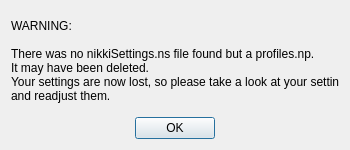
<?xml version="1.0" encoding="UTF-8"?>
<ui version="4.0">
 <class>SettingsWereErasedDialog</class>
 <widget class="QDialog" name="SettingsWereErasedDialog">
  <property name="geometry">
   <rect>
    <x>0</x>
    <y>0</y>
    <width>350</width>
    <height>150</height>
   </rect>
  </property>
  <property name="sizePolicy">
   <sizepolicy hsizetype="Fixed" vsizetype="Fixed">
    <horstretch>0</horstretch>
    <verstretch>0</verstretch>
   </sizepolicy>
  </property>
  <property name="minimumSize">
   <size>
    <width>350</width>
    <height>150</height>
   </size>
  </property>
  <property name="maximumSize">
   <size>
    <width>350</width>
    <height>150</height>
   </size>
  </property>
  <property name="windowTitle">
   <string>Warning</string>
  </property>
  <layout class="QVBoxLayout" name="verticalLayout_2">
   <item>
    <layout class="QVBoxLayout" name="verticalLayout">
     <item>
      <widget class="QLabel" name="label">
       <property name="text">
        <string>WARNING:

There was no nikkiSettings.ns file found but a profiles.np.
It may have been deleted.
Your settings are now lost, so please take a look at your settings
and readjust them.</string>
       </property>
      </widget>
     </item>
     <item>
      <widget class="QDialogButtonBox" name="buttonBox">
       <property name="orientation">
        <enum>Qt::Horizontal</enum>
       </property>
       <property name="standardButtons">
        <set>QDialogButtonBox::Ok</set>
       </property>
       <property name="centerButtons">
        <bool>true</bool>
       </property>
      </widget>
     </item>
    </layout>
   </item>
  </layout>
 </widget>
 <resources/>
 <connections>
  <connection>
   <sender>buttonBox</sender>
   <signal>accepted()</signal>
   <receiver>SettingsWereErasedDialog</receiver>
   <slot>accept()</slot>
   <hints>
    <hint type="sourcelabel">
     <x>248</x>
     <y>254</y>
    </hint>
    <hint type="destinationlabel">
     <x>157</x>
     <y>274</y>
    </hint>
   </hints>
  </connection>
  <connection>
   <sender>buttonBox</sender>
   <signal>rejected()</signal>
   <receiver>SettingsWereErasedDialog</receiver>
   <slot>reject()</slot>
   <hints>
    <hint type="sourcelabel">
     <x>316</x>
     <y>260</y>
    </hint>
    <hint type="destinationlabel">
     <x>286</x>
     <y>274</y>
    </hint>
   </hints>
  </connection>
 </connections>
</ui>
